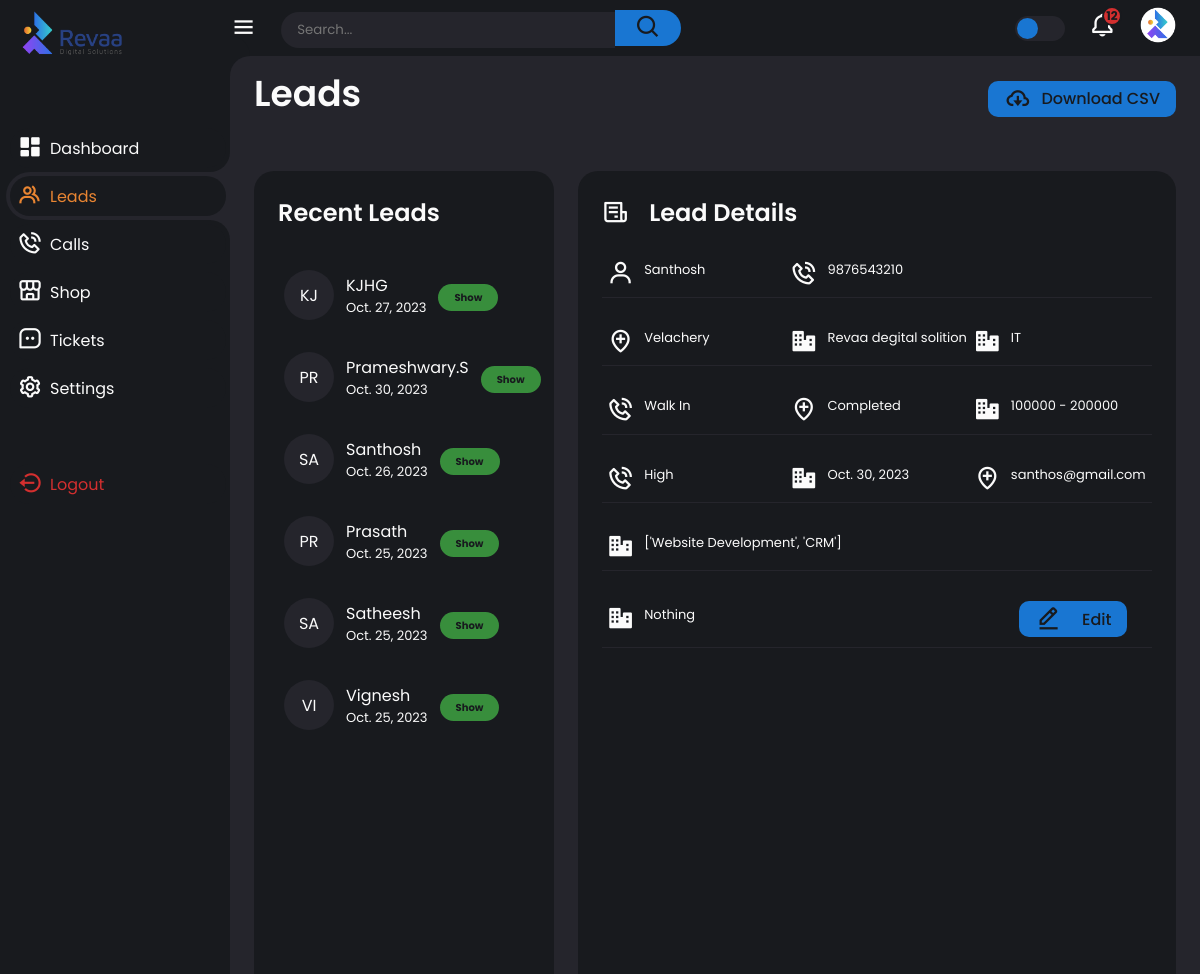
The app's page /dashbord/4/ with its own data.
### REVAA_RDS_APP/models.py (models this page shows, shortened)
class Leads(models.Model):
    Name = models.CharField(max_length=20)
    Mobile_Number = models.IntegerField()
    Business_Name = models.CharField(max_length=50)
    Business_Type = models.CharField(max_length=50)
    Location = models.CharField(max_length=50)
    Budget = models.CharField(max_length=50)
    Follow_up_date = models.DateField()
    Priority = models.CharField(max_length=30)
    Status = models.CharField(max_length=30)
    Email = models.CharField(max_length=50)
    Source = models.CharField(max_length=50)
    Services = models.TextField(max_length=200)
    Remark = models.TextField(max_length=500)
    Created_date = models.DateField()

### REVAA_RDS_APP/views.py (the view)
# urls.py: path('dashbord/<int:lead_id>/', views.lead_detail, name='today_lead_detail'),
def lead_detail(request, lead_id):
    Leadss = "active"
    All_leads = Leads.objects.all()[::-1]
    leaddtails = Leads.objects.get(id = lead_id)
    leadheding = "Lead Details"
    hidden = "container-hidden"
    lead = get_object_or_404(Leads, pk=lead_id)
    context = {'lead': lead,'leads':All_leads,'leaddtails':leaddtails,'leadheding':leadheding,'hidden':hidden,'Leads':Leadss}
    return render(request, 'leads.html', context)

### templates/leads.html (shortened to what this page needs)
{% extends 'main.html' %}
{% block content %}
    {% include 'inc/sidebar.html' %}
    <div class="content">
        {% include 'inc/navbar.html' %}
        <main>
            <div class="header">
                <div class="left lead-and-csv">
                    <a href="/leads"><h1>Leads</h1></a>
                    <a href="{% url 'download' %}" class="report" id="report">
                        <i class='bx bx-cloud-download'></i>
                        <span>Download CSV</span>
                    </a>
                </div>
                <div class="bottom-data">
                    <div class="orders leads-container">
                        <div class="header header-leads">
                            <div>
                                <h3>Recent Leads</h3>
                            </div>
                        </div>
                        <table>
                            <tbody>
                                {% for lead in leads %}
                                <tr>
                                    <td>
                                        <p class="leads-first-name">{{ lead.Name|slice:":2"|upper }}</p>
                                        <div class="leads-name">
                                            <p>{{ lead.Name }}</p>
                                            <p class="dateonly">{{ lead.Created_date}}</p>
                                        </div>
                                        <a href="{% url 'lead_detail' lead.id %}"><span class="status Completed details">Show</span></a>
                                    </td>
                                </tr>
                                {% endfor %}
                            </tbody>
                        </table>
                    </div>
                    <div class="orders" id="last-lead-container">
                        <div class="header header-leads">
                            <div style="display: flex; align-items: center; justify-content: space-between;">
                                <i class='bx bx-receipt'></i>
                                <h3 style="margin-left: 20px;">{{leadheding}}</h3>
                            </div>
                        </div>
                        <div class="impormation-container" style="justify-content: flex-start;">
                            <div class="impormation">
                                <i class='bx bx-user' ></i><p>
                                    {{leaddtails.Name}}
                            </div>
                            <div class="impormation">
                                <i class='bx bx-phone-call'></i><p>
                                    {{ leaddtails.Mobile_Number}}
                                </p>
                            </div>
                        </div>
                        <div class="impormation-container">
                            <div class="impormation">
                                <i class='bx bx-location-plus' ></i><p>
                                    {{ leaddtails.Location}}
                                </p>
                            </div>
                            <div class="impormation">
                                <i class='bx bxs-business' ></i><p>
                                    {{ leaddtails.Business_Name}}
                                </p>
                            </div>
                            <div class="impormation">
                                <i class='bx bxs-business' ></i><p>
                                    {{ leaddtails.Business_Type }}
                                </p>
                            </div>
                        </div>
                        <div class="impormation-container">
                            <div class="impormation">
                            <i class='bx bx-phone-call'></i><p>
                                {{  leaddtails.Source }}
                            </p>
                            </div>
                            <div class="impormation">
                                <i class='bx bx-location-plus' ></i><p>
                                    {{ leaddtails.Status }}
                                </p>
                            </div>
                            <div class="impormation">
                                <i class='bx bxs-business' ></i><p>
                                    {{ leaddtails.Budget }}
                                </p>
                            </div>
                        </div>
                        <div class="impormation-container">
                            <div class="impormation">
                                <i class='bx bx-phone-call'></i><p class="services">
                                    {{ leaddtails.Priority }}
                                </p>
                            </div>
                            <div class="impormation">
                                <i class='bx bxs-business' ></i><p>
                                    {{leaddtails.Follow_up_date}}
                                </p>
                            </div>
                            <div class="impormation">
                                <i class='bx bx-location-plus' ></i><p>
                                    {{leaddtails.Email}}
                                </p>
                            </div>
                        </div>
                        <div class="impormation-container">
                            <div class="remark">
                                <i class='bx bxs-business' ></i><p>
                                    {{leaddtails.Services}}
                            </div>
                        </div>
                        <div class="impormation-container">
                            <div class="remark">
                                <i class='bx bxs-business' ></i>
                                <p>
                                    {{leaddtails.Remark}}
                                </p>
                            </div>
                            <div class="impormation">
                                <a href="#" class="report" id="report">
                                    <i class='bx bx-edit-alt'></i>
                                    <span>Edit</span>
                                </a>
                            </div>
                        </div>
                    </div>
                </div>
            </div>
        </main>
    </div>
{% endblock %}

### static/css/style.css (style rules this page uses)
:root { --light: #f6f6f9; --primary: #1976D2; --light-primary: #CFE8FF; --grey: #eee; --dark-grey: #aaa; --dark: #363949; --danger: #D32F2F; --light-danger: #FECDD3; --warning: #FBC02D; --light-warning: #FFF2C6; --success: #388E3C; --light-success: #BBF7D0; --lcon-colour: #E98532; }
* { margin: 0; padding: 0; box-sizing: border-box; font-family: 'Poppins', sans-serif; }
.bx { font-size: 1.7rem; }
a { text-decoration: none; }
html { overflow-x: hidden; }
body.dark { --light: #181a1e; --grey: #25252c; --dark: #fbfbfb }
body { background: var(--grey); overflow-x: hidden; }
.content { position: relative; width: calc(100% - 230px); left: 230px; transition: all 0.3s ease; }
.content main { width: 100%; padding: 10px 24px; max-height: calc(100vh - 56px); }
.content main .header { display: flex; align-items: center; justify-content: space-between; grid-gap: 16px; flex-wrap: wrap; }
.content main .header .left h1 { font-size: 36px; font-weight: 600; margin-bottom: 10px; color: var(--dark); }
.content main .header .report, .impormation a { height: 36px; padding: 0 16px; border-radius: 10px; background: var(--primary); color: var(--light); display: flex; align-items: center; justify-content: center; grid-gap: 10px; font-weight: 500; }
.content main .bottom-data { display: flex; flex-wrap: wrap; grid-gap: 24px; margin-top: 24px; width: 100%; color: var(--dark); }
.content main .bottom-data>div { border-radius: 20px; background: var(--light); padding: 24px; overflow-x: auto; }
.content main .bottom-data .header { display: flex; align-items: center; grid-gap: 16px; margin-bottom: 24px; }
.content main .bottom-data .header h3 { margin-right: auto; font-size: 24px; font-weight: 600; }
.content main .bottom-data .header .bx { cursor: pointer; }
.content main .bottom-data .orders { flex-grow: 1; }
.content main .bottom-data .orders table { width: 100%; border-collapse: collapse; }
.content main .bottom-data .orders table td { padding: 16px 0; }
.content main .bottom-data .orders table tr td:first-child { display: flex; align-items: center; grid-gap: 12px; padding-left: 6px; }
.content main .bottom-data .orders table tbody tr { cursor: pointer; transition: all 0.3s ease; }
.content main .bottom-data .orders table tr td .status { font-size: 10px; padding: 6px 16px; color: var(--light); border-radius: 20px; font-weight: 700; }
.content main .bottom-data .orders table tr td .status.Completed { background: var(--success); }
.lead-and-csv { width: 100%; display: flex; align-items: center; justify-content: space-between; }
.leads-container { height: 85vh; flex-basis: 300px !important; flex-grow:0 !important; }
.leads-first-name { background-color: var(--grey); padding: 25px; width: 40px; height: 40px; border-radius: 50px; display: flex; align-items: center; justify-content: center; }
.dateonly { font-size: small; }
.impormation,.remark { display: flex; width: 33.3333%; padding-left: 5px; overflow-x: hidden; }
.remark { width: 100%; }
.impormation p,.remark p { font-size: small; }
.impormation i,.remark i { margin-right: 10px; }
.impormation-container { display: flex; align-items: center; justify-content: space-between; margin-top: 30px !important; border-bottom: 1px solid var(--grey); padding:0 0 10px 0; }
.impormation a { background-color: var(--primary); }

### records on screen
Leads: Name "KJ", Name "KJHG", Created_date "Oct. 27, 2023"
Leads: Name "PR", Name "Prameshwary.S", Created_date "Oct. 30, 2023"
Leads: Name "SA", Name "Santhosh", Created_date "Oct. 26, 2023", Mobile_Number "9876543210", Location "Velachery", Business_Name "Revaa degital solition", Business_Type "IT", Source "Walk In", Status "Completed", Budget "100000 - 200000", Priority "High", Follow_up_date "Oct. 30, 2023", Email "santhos@gmail.com", Services "['Website Development', 'CRM']", Remark "Nothing"
Leads: Name "PR", Name "Prasath", Created_date "Oct. 25, 2023"
Leads: Name "SA", Name "Satheesh", Created_date "Oct. 25, 2023"
Leads: Name "VI", Name "Vignesh", Created_date "Oct. 25, 2023"

### other values on screen
{{ leadheding }} "Lead Details"
